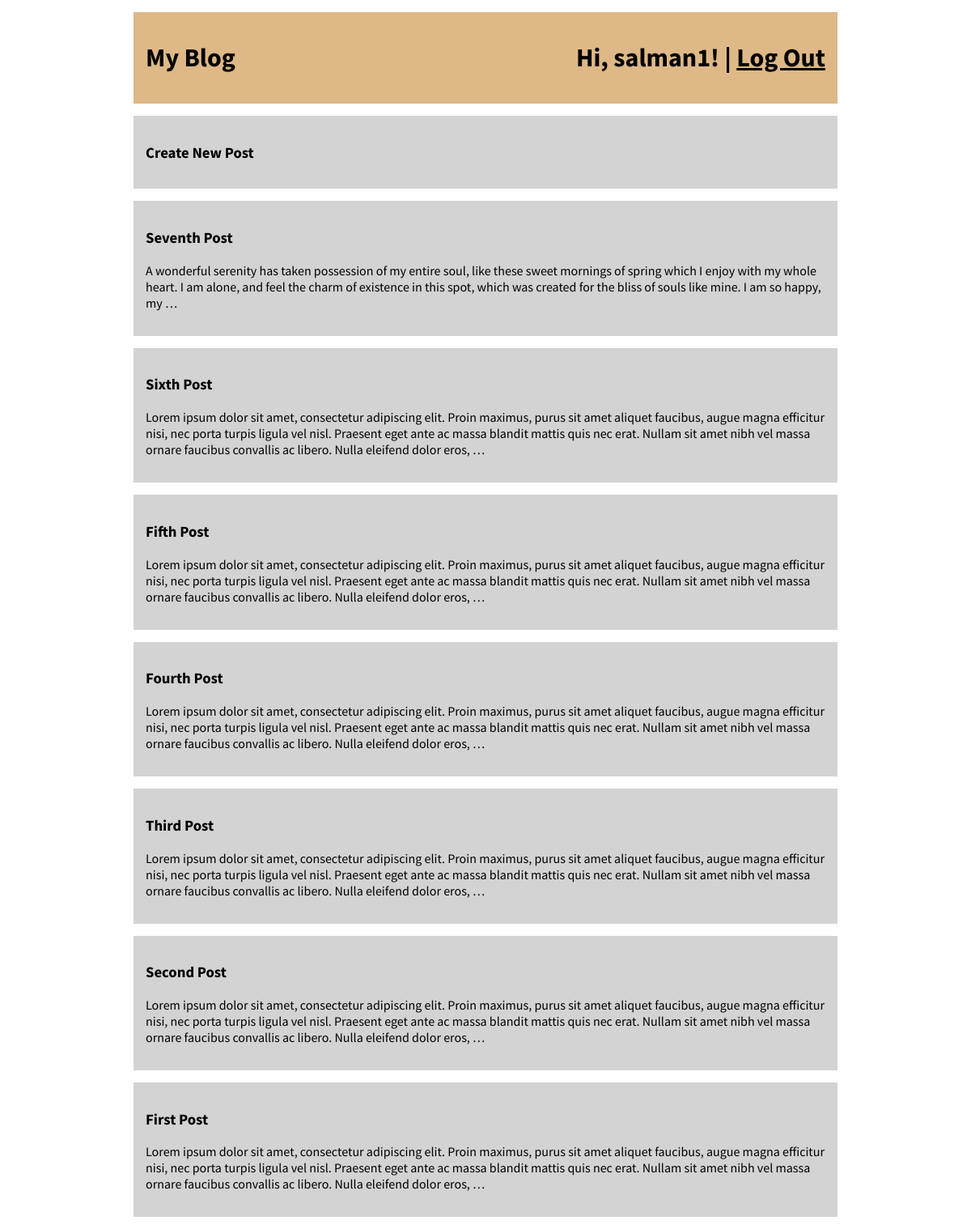
Screenshot of / (signed in) with the database file from the repository.
### main/models.py (models this page shows, shortened)
class BlogPost(models.Model):
    title = models.CharField(max_length=100)
    body = models.TextField()
    publication_date = models.DateTimeField(default=timezone.now)
    author = models.ForeignKey(
        to=settings.AUTH_USER_MODEL,
        on_delete=models.SET(get_deleted_user),
    )

### main/views.py (the view)
# urls.py: path('', HomePageView.as_view(), name='homepage'),
class HomePageView(ListView):
    def get_queryset(self):
        return BlogPost.objects.order_by('-publication_date')

### main/templates/main/blogpost_list.html
{% extends 'main/base.html' %}
{% block content %}
    {% if user.is_authenticated %}
        <a href="{% url 'main:post_create'%}">
            <div class="item">
                <h3>Create New Post</h3>
            </div>
        </a>
    {% endif %}
    {% for post in blogpost_list %}
        <a href="{% url 'main:post_detail' post.pk %}">
            <div class="item">
                <h3>{{ post.title|escape }}</h3>
                {{ post.body|truncatewords:50|escape|linebreaks }}
            </div>
        </a>
    {% endfor %}
{% endblock content %}

### main/templates/main/base.html (shortened to what this page needs)
{% load static %}
<html>
<head>
    <link href="{% static 'main/style.css' %}" rel="stylesheet">
</head>
<body>
<header>
    <div class="nav-left">
        <h1><a href="{% url 'main:homepage' %}">My Blog</a></h1>
    </div>
    <div class="nav-right">
        <h1>
            {% if user.is_authenticated %}
                Hi, {{ user.username }}! | <a href="{% url 'logout' %}">Log Out</a>
            {% else %}
                <a href="{% url 'login' %}">Log In</a> | <a href="{% url 'accounts:signup' %}">Sign Up</a>
            {% endif %}
        </h1>
    </div>
</header>
<div>
    {% block content %}
    {% endblock content %}
</div>
</body>
</html>

### main/static/main/style.css (style rules this page uses)
body { font-family: 'Source Sans Pro', sans-serif; width: 900px; margin-left: auto; margin-right: auto; }
header { background: burlywood; padding: 15px; margin: 15px; display: flex; }
a, a:visited { color: black; text-decoration: none; }
.item { background: lightgray; margin: 15px; padding: 15px; }
.nav-left { margin-right: auto; }
.nav-right { display: flex; }
.nav-right h1 a { text-decoration: black underline; }

### rows the page displays
BlogPost: title "Seventh Post", body "A wonderful serenity has taken possession of my entire soul, like these sweet mornings of spring which I enjoy with my whole heart. I am alone, and feel the charm of existence in this spot, which was created for the bliss of souls like mine. I am so happy, my …"
BlogPost: title "Sixth Post", body "Lorem ipsum dolor sit amet, consectetur adipiscing elit. Proin maximus, purus sit amet aliquet faucibus, augue magna efficitur nisi, nec porta turpis ligula vel nisl. Praesent eget ante ac massa blandit mattis quis nec erat. Nullam sit amet nibh vel massa ornare faucibus convallis ac libero. Nulla eleifend dolor eros, …"
BlogPost: title "Fifth Post", body "Lorem ipsum dolor sit amet, consectetur adipiscing elit. Proin maximus, purus sit amet aliquet faucibus, augue magna efficitur nisi, nec porta turpis ligula vel nisl. Praesent eget ante ac massa blandit mattis quis nec erat. Nullam sit amet nibh vel massa ornare faucibus convallis ac libero. Nulla eleifend dolor eros, …"
BlogPost: title "Fourth Post", body "Lorem ipsum dolor sit amet, consectetur adipiscing elit. Proin maximus, purus sit amet aliquet faucibus, augue magna efficitur nisi, nec porta turpis ligula vel nisl. Praesent eget ante ac massa blandit mattis quis nec erat. Nullam sit amet nibh vel massa ornare faucibus convallis ac libero. Nulla eleifend dolor eros, …"
BlogPost: title "Third Post", body "Lorem ipsum dolor sit amet, consectetur adipiscing elit. Proin maximus, purus sit amet aliquet faucibus, augue magna efficitur nisi, nec porta turpis ligula vel nisl. Praesent eget ante ac massa blandit mattis quis nec erat. Nullam sit amet nibh vel massa ornare faucibus convallis ac libero. Nulla eleifend dolor eros, …"
BlogPost: title "Second Post", body "Lorem ipsum dolor sit amet, consectetur adipiscing elit. Proin maximus, purus sit amet aliquet faucibus, augue magna efficitur nisi, nec porta turpis ligula vel nisl. Praesent eget ante ac massa blandit mattis quis nec erat. Nullam sit amet nibh vel massa ornare faucibus convallis ac libero. Nulla eleifend dolor eros, …"
BlogPost: title "First Post", body "Lorem ipsum dolor sit amet, consectetur adipiscing elit. Proin maximus, purus sit amet aliquet faucibus, augue magna efficitur nisi, nec porta turpis ligula vel nisl. Praesent eget ante ac massa blandit mattis quis nec erat. Nullam sit amet nibh vel massa ornare faucibus convallis ac libero. Nulla eleifend dolor eros, …"

### other values shown
{{ user.username }} "salman1"
